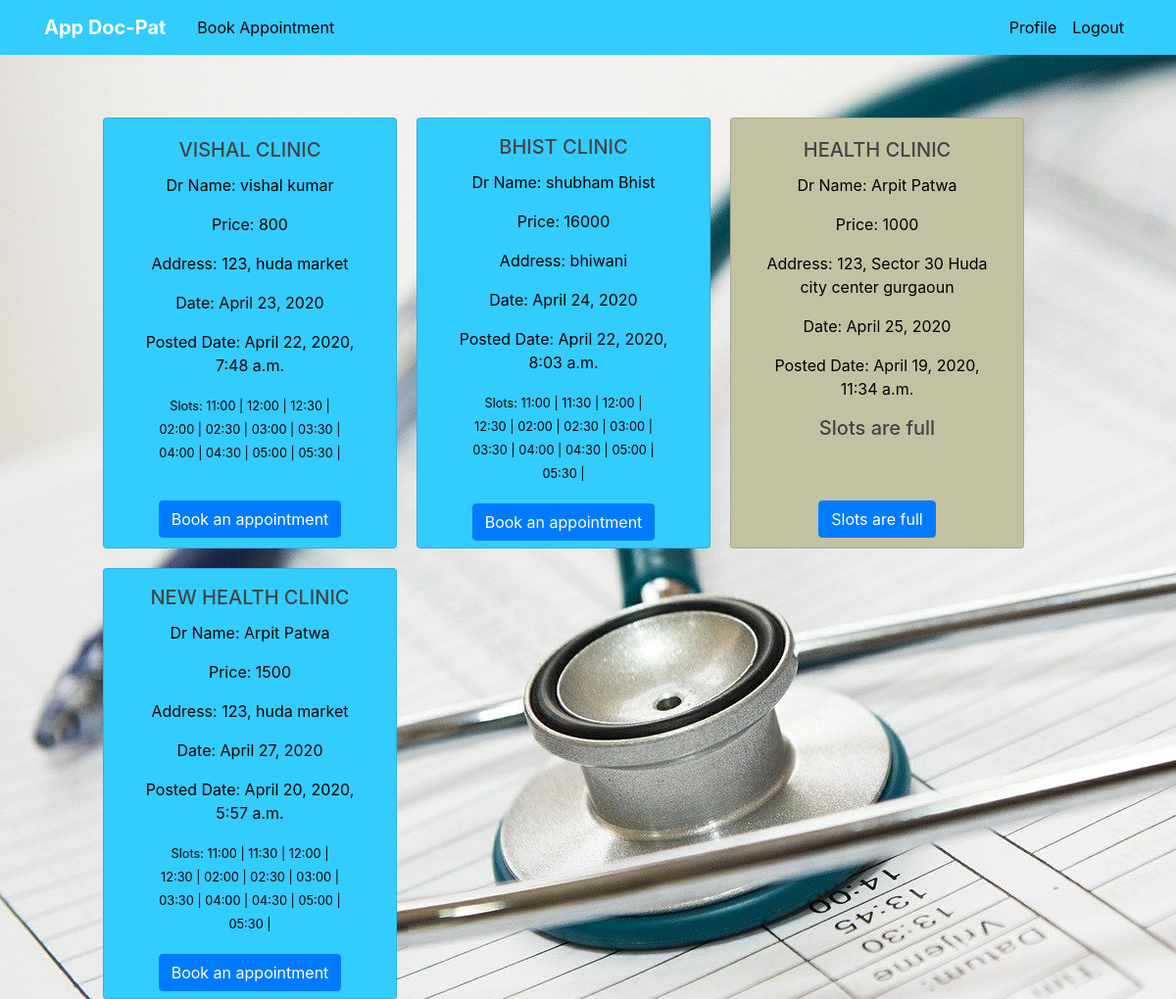
/book/ (signed in), run on the app's committed database.
### users/models.py (models this page shows, shortened)
class Add_appointments(models.Model):
    clinic_name = models.CharField(max_length=100)
    address = models.CharField(max_length=200)
    date_posted = models.DateTimeField(default=timezone.now)
    appointment_date = models.DateField(verbose_name=('Appointment Date: yyyy-mm-dd'))
    doctor_name = models.ForeignKey(Doctor, on_delete=models.CASCADE)
    price = models.PositiveIntegerField()
    available_slots = models.CharField(max_length=200,default="",null=True,blank=True)
    """def save(self, *args, **kwargs):
        date_today = date.today()
        date_after_month = date_today + timedelta(days=30)
        if self.appointment_date < date.today():
            raise ValidationError("The date cannot be in the past!")
        elif self.appointment_date > date_after_month:
            raise ValidationError("the date cannot be greater than a month")
        super(Add_appointments, self).save(*args, **kwargs)"""

class Doctor(models.Model):
    user = models.OneToOneField(User, on_delete=models.CASCADE, primary_key=True)
    department = models.CharField(max_length=500)
    education = models.CharField(max_length=500)
    def __str__(self):
        return self.user.get_full_name()

class User(AbstractUser):
    PATIENT = 1
    DOCTOR = 2
    ROLE_CHOICES = (
        (PATIENT, 'Patient'),
        (DOCTOR, 'Doctor'),
    )
    GENDER_CHOICES = (
        ('M', 'Male'),
        ('F', 'Female'),
        ('O', 'Other'),
    )
    role = models.PositiveSmallIntegerField(choices=ROLE_CHOICES, null=True, blank=True)
    gender = models.CharField(max_length=1, choices=GENDER_CHOICES, null=True, blank=True, default="None")
    date_of_birth = models.DateField(null=True, blank=True)

### users/views.py (the view)
# urls.py: path('book/', Book_app.as_view(), name='book'),
class Book_app(LoginRequiredMixin, UserPassesTestMixin, ListView):
    template_name = 'users/book.html'
    context_object_name = "doc"
    def get_queryset(self):
        now = timezone.now()
        li = []
        for i in range(11, 12+1):
            if str(i)!="12":
                li.append([str(i) + ":00 - " + str(i) + ":30"])
                li.append([str(i) + ":30 - " + str(i + 1) + ":00"])
            else:
                li.append([str(i) + ":00 - " + str(i) + ":30"])
                li.append([str(i) + ":30 - " + str(1) + ":00"])
        for i in range(2, 6):
            li.append(["0" + str(i) + ":00 - " + "0" + str(i) + ":30"])
            li.append(["0" + str(i) + ":30 - " + "0" + str(i + 1) + ":00"])
        di = {}
        for i in li:
            t = {i[0]: i[0]}
            di.update(t)
        upcoming = Add_appointments.objects.filter(
            appointment_date__gte=now).order_by('appointment_date')
        send_data=[]
        for i in upcoming:
            av_sl = Add_appointments.objects.get(pk=i.pk)
            doc = av_sl.doctor_name
            dd = av_sl.appointment_date
            ap_dt = Appointment.objects.all().filter(doctor=doc,appointment_date=dd)
            booked={}
            for k in ap_dt:
                booked.update({k.slots : k.slots})
            final_booked=[]
            for j in di:
                if j not in booked:
                    final_booked.append(j[:6])
            i.available_slots = final_booked
        return list(upcoming)
    def get_context_data(self, **kwargs):
        now = timezone.now()
        context = super(Book_app, self).get_context_data(**kwargs)
        context['passed'] = Add_appointments.objects.filter(
            appointment_date__lt=now).order_by('-appointment_date')
        return context
    def test_func(self):
        if self.request.user.role == 1:
            return True
        else:
            return False

### users/templates/users/book.html (shortened to what this page needs)
{% extends 'users/base.html' %}
{% load static %}
{% block content %}
<div class="row" style="display:flex; flex-direction:row; ">
{% for name in doc %}
{% if name.available_slots %}
<div class="card col-sm" style="min-width:300px; background:#33ccff; max-width:300px;
 text-align:center; min-height:440px; max-height:400px; margin-left:20px;margin-top:20px">
    <div class="card-body" >
          <h5 class="card-title">{{ name.clinic_name.upper }}</h5>
          <p class="card-text">Dr Name: {{ name.doctor_name }}</p>
          <p class="card-text">Price: {{ name.price }}</p>
          <p class="card-text">Address: {{ name.address }}</p>
          <p class="card-text">Date: {{ name.appointment_date }}</p>
          <p class="card-text">Posted Date: {{ name.date_posted }}</p>
          <div class="card-body" style="padding-bottom: 0px; padding-top:0px">
            <small class="card-text">
              Slots: {% for sl in name.available_slots %}
                        {{ sl }} |
                      {% endfor %}
            </small>
      </div>
    </div>
    <div class="button" style="margin-bottom:10px">
      <a href="{% url 'book_appointment' name.pk %}" class="btn btn-primary ">Book an appointment</a>
    </div>
</div>
{% else %}
<div class="card col-sm" style="min-width:300px; background:#c2c2a3; max-width:300px;
 text-align:center; min-height:440px; max-height:400px; margin-left:20px;margin-top:20px">
    <div class="card-body" >
          <h5 class="card-title">{{ name.clinic_name.upper }}</h5>
          <p class="card-text">Dr Name: {{ name.doctor_name }}</p>
          <p class="card-text">Price: {{ name.price }}</p>
          <p class="card-text">Address: {{ name.address }}</p>
          <p class="card-text">Date: {{ name.appointment_date }}</p>
          <p class="card-text">Posted Date: {{ name.date_posted }}</p>
          <div class="card-body" style="padding-bottom: 0px; padding-top:0px">
            <h5>Slots are full</h5>
      </div>
    </div>
    <div class="button" style="margin-bottom:10px">
      <a href="#" class="btn btn-primary ">Slots are full</a>
    </div>
</div>
{% endif %}
{% endfor %}
  </div>
{% endblock %}

### users/static/users/main.css (style rules this page uses)
html { margin: 0; padding: 50px; height: 100%; background-image: url("/static/users/cover.jpg"); }
.card { margin-top: auto; margin-bottom: auto; position: relative; display: flex; justify-content: center; align-content: center; }
body { margin: 0; padding: 50px; height: 100%; background:transparent; color:black }
h1, h2, h3, h4, h5, h6 { color: #444444; }

### data on the page
Add_appointments: clinic_name "VISHAL CLINIC", doctor_name "vishal kumar", price "800", address "123, huda market", appointment_date "April 23, 2020", date_posted "April 22, 2020, 7:48 a.m.", available_slots "11:00" "12:00" "12:30" "02:00" "02:30" "03:00" "03:30" "04:00" "04:30" "05:00" "05:30"
Add_appointments: clinic_name "BHIST CLINIC", doctor_name "shubham Bhist", price "16000", address "bhiwani", appointment_date "April 24, 2020", date_posted "April 22, 2020, 8:03 a.m.", available_slots "11:00" "11:30" "12:00" "12:30" "02:00" "02:30" "03:00" "03:30" "04:00" "04:30" "05:00" "05:30"
Add_appointments: clinic_name "HEALTH CLINIC", doctor_name "Arpit Patwa", price "1000", address "123, Sector 30 Huda city center gurgaoun", appointment_date "April 25, 2020", date_posted "April 19, 2020, 11:34 a.m."
Add_appointments: clinic_name "NEW HEALTH CLINIC", doctor_name "Arpit Patwa", price "1500", address "123, huda market", appointment_date "April 27, 2020", date_posted "April 20, 2020, 5:57 a.m.", available_slots "11:00" "11:30" "12:00" "12:30" "02:00" "02:30" "03:00" "03:30" "04:00" "04:30" "05:00" "05:30"
